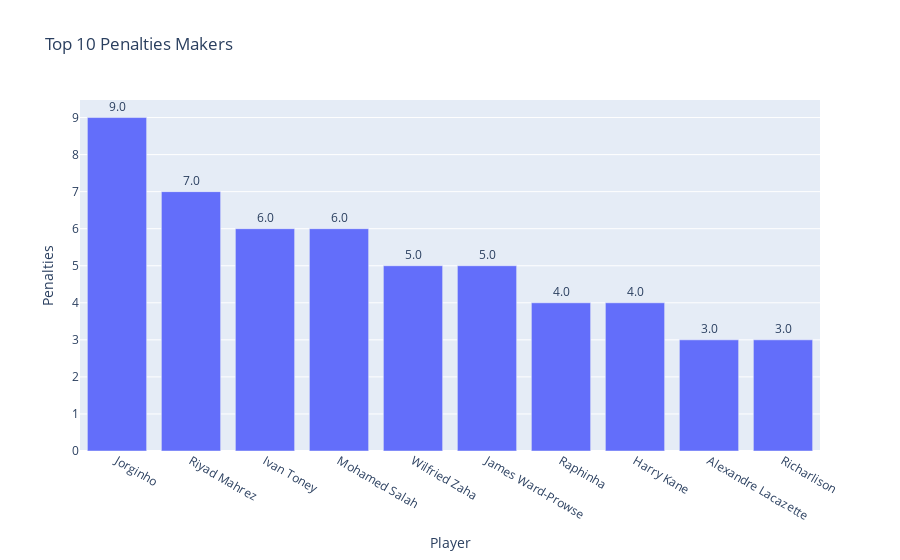

Here is the notebook cell this chart was saved with:
### Code cell
top_10_penalties_bar = px.bar(top_10_penalties, y = 'Penalties' , x = 'Player', text_auto='.2s', 
                                              title= "Top 10 Penalties Makers")
top_10_penalties_bar.update_traces(textfont_size=12, textangle=0, textposition="outside", cliponaxis=False)
top_10_penalties_bar.show()

### Figure 1 — Plotly figure (JSON) as saved in the notebook; plotly's stock layout.template omitted (floating-point values rounded to 4 significant figures)
{"data": [{"alignmentgroup": "True", "cliponaxis": false, "hovertemplate": "Player=%{x}<br>Penalties=%{y}<extra></extra>", "legendgroup": "", "marker": {"color": "#636efa", "pattern": {"shape": ""}}, "name": "", "offsetgroup": "", "orientation": "v", "showlegend": false, "textangle": 0, "textfont": {"size": 12}, "textposition": "outside", "texttemplate": "%{y:.2s}", "type": "bar", "x": ["Jorginho", "Riyad Mahrez", "Ivan Toney", "Mohamed Salah", "Wilfried Zaha", "James Ward-Prowse", "Raphinha", "Harry Kane", "Alexandre Lacazette", "Richarlison"], "xaxis": "x", "y": [9, 7, 6, 6, 5, 5, 4, 4, 3, 3], "yaxis": "y"}], "layout": {"barmode": "relative", "legend": {"tracegroupgap": 0}, "title": {"text": "Top 10 Penalties Makers"}, "xaxis": {"anchor": "y", "domain": [0, 1], "title": {"text": "Player"}}, "yaxis": {"anchor": "x", "domain": [0, 1], "title": {"text": "Penalties"}}}}
